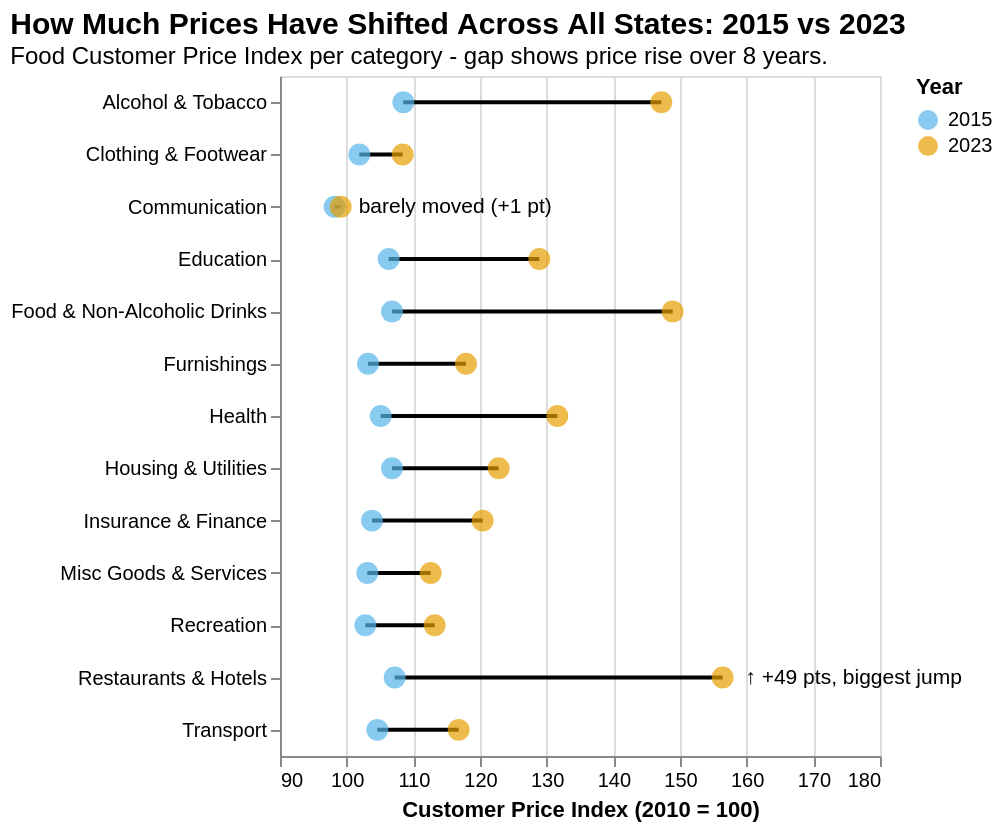

Specify this chart in Vega-Lite:
### Vega-Lite specification from a JSON file in a GitHub repository (floating-point values rounded to 4 significant figures)
{"$schema": "https://vega.github.io/schema/vega-lite/v5.json", "title": {"text": "How Much Prices Have Shifted Across All States: 2015 vs 2023", "subtitle": "Food Customer Price Index per category - gap shows price rise over 8 years.", "anchor": "start", "fontSize": 15, "subtitleFontSize": 12}, "width": "container", "height": 340, "data": {"values": [{"label": "Restaurants & Hotels", "year": "2015", "index": 107.2}, {"label": "Restaurants & Hotels", "year": "2023", "index": 156.4}, {"label": "Food & Non-Alcoholic Drinks", "year": "2015", "index": 106.8}, {"label": "Food & Non-Alcoholic Drinks", "year": "2023", "index": 148.9}, {"label": "Alcohol & Tobacco", "year": "2015", "index": 108.5}, {"label": "Alcohol & Tobacco", "year": "2023", "index": 147.2}, {"label": "Health", "year": "2015", "index": 105.1}, {"label": "Health", "year": "2023", "index": 131.6}, {"label": "Education", "year": "2015", "index": 106.3}, {"label": "Education", "year": "2023", "index": 128.9}, {"label": "Housing & Utilities", "year": "2015", "index": 106.8}, {"label": "Housing & Utilities", "year": "2023", "index": 122.8}, {"label": "Insurance & Finance", "year": "2015", "index": 103.8}, {"label": "Insurance & Finance", "year": "2023", "index": 120.4}, {"label": "Furnishings", "year": "2015", "index": 103.2}, {"label": "Furnishings", "year": "2023", "index": 117.9}, {"label": "Transport", "year": "2015", "index": 104.6}, {"label": "Transport", "year": "2023", "index": 116.8}, {"label": "Recreation", "year": "2015", "index": 102.8}, {"label": "Recreation", "year": "2023", "index": 113.2}, {"label": "Misc Goods & Services", "year": "2015", "index": 103.1}, {"label": "Misc Goods & Services", "year": "2023", "index": 112.6}, {"label": "Clothing & Footwear", "year": "2015", "index": 101.9}, {"label": "Clothing & Footwear", "year": "2023", "index": 108.4}, {"label": "Communication", "year": "2015", "index": 98.2}, {"label": "Communication", "year": "2023", "index": 99.1}]}, "layer": [{"mark": {"type": "line", "color": "black", "strokeWidth": 2}, "encoding": {"y": {"field": "label", "type": "nominal", "title": null, "sort": {"field": "index", "op": "max", "order": "descending"}}, "x": {"field": "index", "type": "quantitative", "title": "Customer Price Index (2010 = 100)", "scale": {"domain": [90, 180]}}, "detail": {"field": "label"}}}, {"mark": {"type": "point", "filled": true, "size": 120}, "encoding": {"y": {"field": "label", "type": "nominal", "sort": {"field": "index", "op": "max", "order": "descending"}}, "x": {"field": "index", "type": "quantitative"}, "color": {"field": "year", "type": "nominal", "scale": {"domain": ["2015", "2023"], "range": ["#56B4E9", "#E69F00"]}, "legend": {"title": "Year", "orient": "right", "legendX": 400, "legendY": 280}}, "tooltip": [{"field": "label", "title": "Category"}, {"field": "year", "title": "Year"}, {"field": "index", "title": "Customer Price Index", "format": ".1f"}]}}, {"data": {"values": [{"x": 158, "y": "Restaurants & Hotels", "label": "↑ +49 pts, biggest jump"}, {"x": 100, "y": "Communication", "label": "barely moved (+1 pt)"}]}, "mark": {"type": "text", "fontSize": 10.5, "color": "#000000", "align": "left", "dx": 6}, "encoding": {"x": {"field": "x", "type": "quantitative"}, "y": {"field": "y", "type": "nominal", "sort": {"field": "x", "op": "max", "order": "descending"}}, "text": {"field": "label"}}}]}
